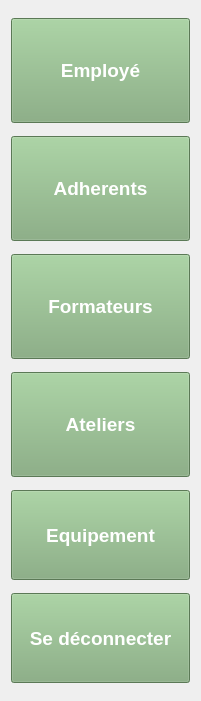
   <widget class="QWidget" name="verticalLayoutWidget">
    <property name="geometry">
     <rect>
      <x>11</x>
      <y>11</y>
      <width>201</width>
      <height>701</height>
     </rect>
    </property>
    <layout class="QVBoxLayout" name="verticalLayout">
     <item>
      <widget class="QPushButton" name="employe">
       <property name="maximumSize">
        <size>
         <width>16777215</width>
         <height>105</height>
        </size>
       </property>
       <property name="font">
        <font>
         <pointsize>14</pointsize>
         <bold>true</bold>
        </font>
       </property>
       <property name="styleSheet">
        <string notr="true">QPushButton { background-color:rgb(127, 170, 121); color: white; }
 QPushButton:hover { background-color: rgb(127, 170, 121); color: #E6A537; border-color: rgb(255, 170, 0); }</string>
       </property>
       <property name="text">
        <string>Employé</string>
       </property>
      </widget>
     </item>
     <item>
      <widget class="QPushButton" name="adherent">
       <property name="maximumSize">
        <size>
         <width>16777215</width>
         <height>105</height>
        </size>
       </property>
       <property name="font">
        <font>
         <pointsize>14</pointsize>
         <bold>true</bold>
        </font>
       </property>
       <property name="styleSheet">
        <string notr="true">QPushButton { background-color:rgb(127, 170, 121); color: white; } QPushButton:hover { background-color: rgb(127, 170, 121); color: #E6A537; border-color: rgb(255, 170, 0); }</string>
       </property>
       <property name="text">
        <string>Adherents</string>
       </property>
      </widget>
     </item>
     <item>
      <widget class="QPushButton" name="Gformateur">
       <property name="maximumSize">
        <size>
         <width>16777215</width>
         <height>105</height>
        </size>
       </property>
       <property name="font">
        <font>
         <pointsize>14</pointsize>
         <bold>true</bold>
        </font>
       </property>
       <property name="styleSheet">
        <string notr="true">QPushButton { background-color:rgb(127, 170, 121); color: white; } QPushButton:hover { background-color: rgb(127, 170, 121); color: #E6A537; border-color: rgb(255, 170, 0); }</string>
       </property>
       <property name="text">
        <string>Formateurs</string>
       </property>
      </widget>
     </item>
     <item>
      <widget class="QPushButton" name="ateliers">
       <property name="maximumSize">
        <size>
         <width>16777215</width>
         <height>105</height>
        </size>
       </property>
       <property name="font">
        <font>
         <pointsize>14</pointsize>
         <bold>true</bold>
        </font>
       </property>
       <property name="styleSheet">
        <string notr="true">QPushButton { background-color:rgb(127, 170, 121); color: white; } QPushButton:hover { background-color: rgb(127, 170, 121); color: #E6A537; border-color: rgb(255, 170, 0); }</string>
       </property>
       <property name="text">
        <string>Ateliers</string>
       </property>
      </widget>
     </item>
     <item>
      <widget class="QPushButton" name="equipement">
       <property name="maximumSize">
        <size>
         <width>16777215</width>
         <height>90</height>
        </size>
       </property>
       <property name="font">
        <font>
         <pointsize>14</pointsize>
         <bold>true</bold>
        </font>
       </property>
       <property name="styleSheet">
        <string notr="true">QPushButton { background-color:rgb(127, 170, 121); color: white; } QPushButton:hover { background-color: rgb(127, 170, 121); color: #E6A537; border-color: rgb(255, 170, 0); }</string>
       </property>
       <property name="text">
        <string>Equipement</string>
       </property>
      </widget>
     </item>
     <item>
      <widget class="QPushButton" name="deconnection">
       <property name="maximumSize">
        <size>
         <width>16777215</width>
         <height>90</height>
        </size>
       </property>
       <property name="font">
        <font>
         <pointsize>14</pointsize>
         <bold>true</bold>
        </font>
       </property>
       <property name="styleSheet">
        <string notr="true">QPushButton { background-color:rgb(127, 170, 121); color: white; } QPushButton:hover { background-color: rgb(127, 170, 121); color: #E6A537; border-color: rgb(255, 170, 0); }</string>
       </property>
       <property name="text">
        <string>Se déconnecter</string>
       </property>
      </widget>
     </item>
    </layout>
   </widget>
